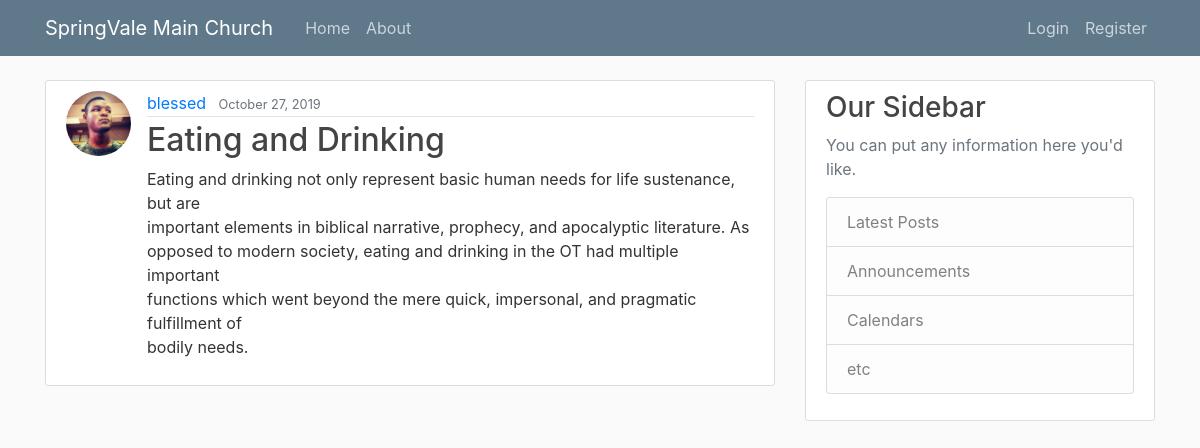
The app's page /post/17/ with its own data.
### blog/models.py (models this page shows, shortened)
class Post(models.Model):
	title = models.CharField(max_length=100)
	content = models.TextField()
	date_posted = models.DateTimeField(default=timezone.now)
	author = models.ForeignKey(User, on_delete=models.CASCADE)

### users/models.py (models this page shows, shortened)
class Profile(models.Model):
	user = models.OneToOneField(User, on_delete=models.CASCADE)
	image = models.ImageField(default='default.jpg', upload_to='profile_pics')

### blog/views.py (the view)
# urls.py: path('post/<int:pk>/', PostDetailView.as_view(), name='post-detail'),
class PostDetailView(DetailView):
	model = Post

### blog/templates/blog/post_detail.html (shortened to what this page needs)
{% extends "blog/base.html" %}
{% block content %}
	<article class="media content-section">
		<img class="rounded-circle article-img " src="{{ object.author.profile.image.url }}">
	  <div class="media-body">
	    <div class="article-metadata">
	      <a class="mr-2" href="{% url 'user-posts' object.author.username %}">{{ object.author }}</a>
	      <small class="text-muted">{{ object.date_posted|date:"F d, Y" }}</small>
	    </div>
	    <h2 class="article-title">{{ object.title }}</h2>
	    <p class="article-content">{{ object.content }}</p>
	  </div>
	</article>
{% endblock content %}

### blog/static/blog/main.css (style rules this page uses)
body { background: #fafafa; color: #333333; margin-top: 5rem; }
h1, h2, h3, h4, h5, h6 { color: #444444; }
.content-section { background: #ffffff; padding: 10px 20px; border: 1px solid #dddddd; border-radius: 3px; margin-bottom: 20px; }
.article-title { color: #444444; }
.article-content { white-space: pre-line; }
.article-img { height: 65px; width: 65px; margin-right: 16px; }
.article-metadata { padding-bottom: 1px; margin-bottom: 4px; border-bottom: 1px solid #e3e3e3 }

### records on screen
Post: author.profile.image (picture), author "blessed", date_posted "October 27, 2019", title "Eating and Drinking", content "Eating and drinking not only represent basic human needs for life sustenance, but are important elements in biblical narrative, prophecy, and apocalyptic literature. As opposed to modern society, eating and drinking in the OT had multiple important functions which went beyond the mere quick, impersonal, and pragmatic fulfillment of bodily needs."
